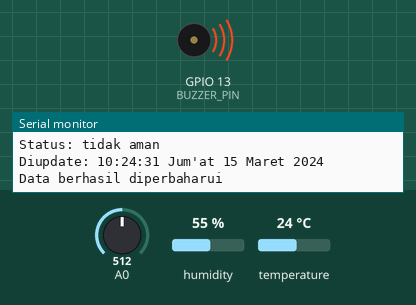
Bench run of a sketch on a simulated ESP8266 (NodeMCU). Shown: buzzer (waves = sounding), the last lines printed to the serial monitor. The test bench sets the inputs (shaded band); at power-on: A0 = 512, humidity 55 %, temperature 24 °C. WiFi joins after 1.5 s; servers stay silent unless stated; network time is answered at once with the bench clock; the local clock reads 2024-03-15 10:24:30 at power-on unless the sketch sets it.

Above: at 2.7 s.
2.8 s: A0 set to 0
At 2.8 s:
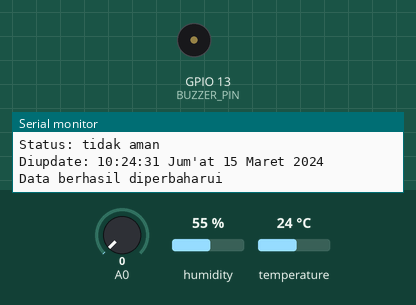
13.2 s: A0 set to 20
At 16.8 s:
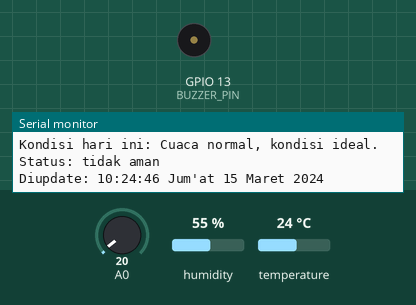
Timing chart, 0 to 22.5 s (numbered marks = the images above; inputs shaded):
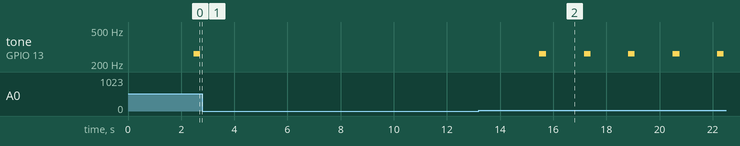

The sketch:

esp8266.ino
```cpp
#include <ESP8266WiFi.h>
#include "pitches.h"
#include "DHT.h"
#include <FirebaseESP8266.h>
#include "addons/TokenHelper.h"
#include "addons/RTDBHelper.h"
#include <TimeLib.h>
#include <NTPClient.h>
#include <WiFiUdp.h>

#define WIFI_SSID ""
#define WIFI_PASS ""
#define FIREBASE_API_KEY ""
#define FIREBASE_URL ""
#define FIREBASE_EMAIL ""
#define FIREBASE_PASS ""
#define POOL ""
#define SMOKE_PIN 15
#define BUZZER_PIN 13
#define DHT_PIN 12
#define DURATION 4
#define DHT_TYPE DHT11
#define SMODE NOTE_C4
#define HMIN 30
#define HMAX 60
#define TMIN 18
#define TMAX 60
#define DURR 60000
#define SEC 0

WiFiUDP ntpUDP;
NTPClient timeClient(ntpUDP, POOL, SEC, DURR);

String date, uid, cond;
const char *status;
const char *condition[] = {
  "Cuaca dingin dan kering, jaga kelembapan kulit.",
  "Cuaca dingin, pastikan tetap hangat.",
  "Cuaca dingin dan lembap, waspadai kelembapan berlebih.",
  "Cuaca normal tetapi kering, minum cukup air.",
  "Cuaca normal, kondisi ideal.",
  "Cuaca normal dan lembap, kondisi nyaman.",
  "Peringatan suhu panas, tetap terhidrasi dan hindari aktivitas berat.",
  "Peringatan suhu panas, hindari paparan langsung sinar matahari.",
  "Peringatan suhu panas dan lembap, waspadai risiko dehidrasi.",
  "Kondisi tidak terdeteksi."
};

FirebaseData fbdo;
FirebaseAuth auth;
FirebaseConfig config;
DHT dht(DHT_PIN, DHT_TYPE);

// Untuk SMODE atau sound bisa disesuaikan sendiri, sesuai pilihan dibawah ini
// NOTE_C4, NOTE_G3, NOTE_G3, NOTE_A3, NOTE_G3, 0, NOTE_B3, NOTE_C4

void wifiSetup() {
  Serial.print("Sedang menyambungkan ke WiFi: ");
  Serial.println(WIFI_SSID);
  WiFi.begin(WIFI_SSID, WIFI_PASS);
  while (WiFi.status() != WL_CONNECTED) {
    delay(500);
    Serial.print(".");
  }
  Serial.println("");
  Serial.println("WiFi berhasil terhubung");
}

void setupFirebase() {
  auth.user.email = FIREBASE_EMAIL;
  auth.user.password = FIREBASE_PASS;
  config.api_key = FIREBASE_API_KEY;
  config.database_url = FIREBASE_URL;
  config.token_status_callback = tokenStatusCallback;
  config.max_token_generation_retry = 5;
  Firebase.begin(&config, &auth);
  while ((auth.token.uid.c_str()) == "") {
    Serial.print('.');
    delay(1000);
  }
  uid = auth.token.uid.c_str();
  Serial.print(F("User UID: "));
  Serial.println(uid);
  Firebase.reconnectWiFi(true);
  fbdo.setResponseSize(4096);
  Serial.println(F("Berhasil tersambung Firebase"));
}

void setup() {
  Serial.begin(115200);
  pinMode(SMOKE_PIN, INPUT);
  pinMode(BUZZER_PIN, OUTPUT);
  pinMode(DHT_PIN, INPUT);
  wifiSetup();
  setupFirebase();
  dht.begin();
  timeClient.begin();
  timeClient.setTimeOffset(25200);
}

String humidity(float h) {
  if (h < HMIN) {
    return "Kering";
  } else if (h >= HMIN && h < HMAX) {
    return "Normal";
  } else {
    return "Lembap";
  }
}

String temperature(float t) {
  if (t < TMIN) {
    return "Dingin";
  } else if (t >= TMIN && t < TMAX) {
    return "Normal";
  } else {
    return "Panas";
  }
}

String kondisi(String tt, String hh) {
  int idx;
  if (tt == "Dingin" && hh == "Kering") {
    idx = 0;
  } else if (tt == "Dingin" && hh == "Normal") {
    idx = 1;
  } else if (tt == "Dingin" && hh == "Lembap") {
    idx = 2;
  } else if (tt == "Normal" && hh == "Kering") {
    idx = 3;
  } else if (tt == "Normal" && hh == "Normal") {
    idx = 4;
  } else if (tt == "Normal" && hh == "Lembap") {
    idx = 5;
  } else if (tt == "Panas" && hh == "Kering") {
    idx = 6;
  } else if (tt == "Panas" && hh == "Normal") {
    idx = 7;
  } else if (tt == "Panas" && hh == "Lembap") {
    idx = 8;
  } else {
    idx = 9;
  }
  return condition[idx];
}

void addData(float ss, float hh, float tt, String c, const char *st, String dt) {
  if (Firebase.setFloat(fbdo, "/data/asap", ss) && Firebase.setFloat(fbdo, "/data/kelembapan", hh) && Firebase.setFloat(fbdo, "/data/suhu", tt) && Firebase.setString(fbdo, "/data/kondisi", c) && Firebase.setString(fbdo, "/data/status", st) && Firebase.setString(fbdo, "/data/diupdate", dt)) {
    Serial.println("Data berhasil diperbaharui");
  } else {
    Serial.println("Gagal memperbaharui data");
  }
}

void output(float ss, float hh, float tt, String c, const char *st, String dt) {
  Serial.print(F("Asap: "));
  Serial.println(ss);
  Serial.print(F("Kelembapan: "));
  Serial.print(hh);
  Serial.println(F("%"));
  Serial.print(F("Suhu: "));
  Serial.print(tt);
  Serial.println(F("°C"));
  Serial.print(F("Kondisi hari ini: "));
  Serial.println(c);
  Serial.print(F("Status: "));
  Serial.println(st);
  Serial.print(F("Diupdate: "));
  Serial.println(dt);
  Serial.println();
}

String printDigits(int digits) {
  String dig = ":";
  if (digits < 10) dig += '0';
  dig += String(digits);
  return dig;
}

String dayIndo(int day) {
  switch(day) {
    case 1: return "Minggu";
    case 2: return "Senin";
    case 3: return "Selasa";
    case 4: return "Rabu";
    case 5: return "Kamis";
    case 6: return "Jum'at";
    case 7: return "Sabtu";
    default: return "";
  }
}

String monthIndo(int month) {
  switch(month) {
    case 1: return "Januari";
    case 2: return "Februari";
    case 3: return "Maret";
    case 4: return "April";
    case 5: return "Mei";
    case 6: return "Juni";
    case 7: return "Juli";
    case 8: return "Agustus";
    case 9: return "September";
    case 10: return "Oktober";
    case 11: return "November";
    case 12: return "Desember";
    default: return "";
  }
}

String dateNOW() {
  date = String(hour(), DEC);
  date += printDigits(minute());
  date += printDigits(second());
  date += " ";
  date += dayIndo(weekday());
  date += " ";
  date += String(day(), DEC);
  date += " ";
  date += monthIndo(month());
  date += " ";
  date += String(year(), DEC);
  return date;
}

void loop() {
  timeClient.update();
  setTime(timeClient.getEpochTime());
  float sp = analogRead(SMOKE_PIN);
  float hmdty = dht.readHumidity();
  float temp = dht.readTemperature();
  cond = kondisi(temperature(temp), humidity(hmdty));
  dateNOW();

  if (isnan(sp) || isnan(hmdty) || isnan(temp)) {
    Serial.println("Gagal membaca data dari sensor");
    return;
  }

  if (sp > 0) {
    status = "tidak aman";
    output(sp, hmdty, temp, cond, status, date);
    addData(sp, hmdty, temp, cond, status, date);
    int dursound = 1000 / DURATION;
    tone(BUZZER_PIN, SMODE, dursound);
    int pause = dursound * 1.0;
    delay(pause);
    noTone(BUZZER_PIN);
  } else {
    status = "aman";
    output(sp, hmdty, temp, cond, status, date);
    addData(sp, hmdty, temp, cond, status, date);
  }
  delay(500);
}
```

pitches.h
```cpp
#define NOTE_B0  31
#define NOTE_C1  33
#define NOTE_CS1 35
#define NOTE_D1  37
#define NOTE_DS1 39
#define NOTE_E1  41
#define NOTE_F1  44
#define NOTE_FS1 46
#define NOTE_G1  49
#define NOTE_GS1 52
#define NOTE_A1  55
#define NOTE_AS1 58
#define NOTE_B1  62
#define NOTE_C2  65
#define NOTE_CS2 69
#define NOTE_D2  73
#define NOTE_DS2 78
#define NOTE_E2  82
#define NOTE_F2  87
#define NOTE_FS2 93
#define NOTE_G2  98
#define NOTE_GS2 104
#define NOTE_A2  110
#define NOTE_AS2 117
#define NOTE_B2  123
#define NOTE_C3  131
#define NOTE_CS3 139
#define NOTE_D3  147
#define NOTE_DS3 156
#define NOTE_E3  165
#define NOTE_F3  175
#define NOTE_FS3 185
#define NOTE_G3  196
#define NOTE_GS3 208
#define NOTE_A3  220
#define NOTE_AS3 233
#define NOTE_B3  247
#define NOTE_C4  262
#define NOTE_CS4 277
#define NOTE_D4  294
#define NOTE_DS4 311
#define NOTE_E4  330
#define NOTE_F4  349
#define NOTE_FS4 370
#define NOTE_G4  392
#define NOTE_GS4 415
#define NOTE_A4  440
#define NOTE_AS4 466
#define NOTE_B4  494
#define NOTE_C5  523
#define NOTE_CS5 554
#define NOTE_D5  587
#define NOTE_DS5 622
#define NOTE_E5  659
#define NOTE_F5  698
#define NOTE_FS5 740
#define NOTE_G5  784
#define NOTE_GS5 831
#define NOTE_A5  880
#define NOTE_AS5 932
#define NOTE_B5  988
#define NOTE_C6  1047
#define NOTE_CS6 1109
#define NOTE_D6  1175
#define NOTE_DS6 1245
#define NOTE_E6  1319
#define NOTE_F6  1397
#define NOTE_FS6 1480
#define NOTE_G6  1568
#define NOTE_GS6 1661
#define NOTE_A6  1760
#define NOTE_AS6 1865
#define NOTE_B6  1976
#define NOTE_C7  2093
#define NOTE_CS7 2217
#define NOTE_D7  2349
#define NOTE_DS7 2489
#define NOTE_E7  2637
#define NOTE_F7  2794
#define NOTE_FS7 2960
#define NOTE_G7  3136
#define NOTE_GS7 3322
#define NOTE_A7  3520
#define NOTE_AS7 3729
#define NOTE_B7  3951
#define NOTE_C8  4186
#define NOTE_CS8 4435
#define NOTE_D8  4699
#define NOTE_DS8 4978
```

Measured:
- after the input at 2.8 s, tone on GPIO 13 (BUZZER_PIN): stops changing and stays silent
- after the input at 13.2 s, tone on GPIO 13 (BUZZER_PIN): alternates 262 Hz for 0.25 s and silent for 1.4 s, starting after 2.3 s
